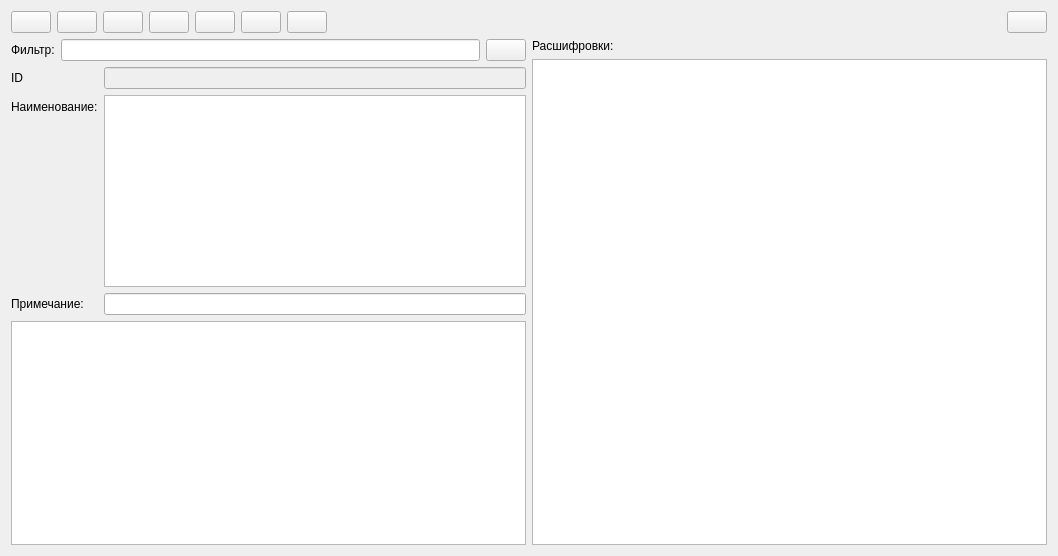
<?xml version="1.0" encoding="UTF-8"?>
<ui version="4.0">
 <class>FormCounterparties</class>
 <widget class="QWidget" name="FormCounterparties">
  <property name="geometry">
   <rect>
    <x>0</x>
    <y>0</y>
    <width>1058</width>
    <height>556</height>
   </rect>
  </property>
  <property name="windowTitle">
   <string>Form</string>
  </property>
  <layout class="QVBoxLayout" name="verticalLayout_3">
   <item>
    <layout class="QHBoxLayout" name="horizontalLayout_5">
     <item>
      <layout class="QHBoxLayout" name="horizontalLayout_2">
       <item>
        <widget class="QPushButton" name="pushButton_first">
         <property name="text">
          <string/>
         </property>
         <property name="icon">
          <iconset resource="pix.qrc">
           <normaloff>:/pix/bb.png</normaloff>:/pix/bb.png</iconset>
         </property>
        </widget>
       </item>
       <item>
        <widget class="QPushButton" name="pushButton_prev">
         <property name="text">
          <string/>
         </property>
         <property name="icon">
          <iconset resource="pix.qrc">
           <normaloff>:/pix/b.png</normaloff>:/pix/b.png</iconset>
         </property>
        </widget>
       </item>
       <item>
        <widget class="QPushButton" name="pushButton_next">
         <property name="text">
          <string/>
         </property>
         <property name="icon">
          <iconset resource="pix.qrc">
           <normaloff>:/pix/f.png</normaloff>:/pix/f.png</iconset>
         </property>
        </widget>
       </item>
       <item>
        <widget class="QPushButton" name="pushButton_last">
         <property name="text">
          <string/>
         </property>
         <property name="icon">
          <iconset resource="pix.qrc">
           <normaloff>:/pix/ff.png</normaloff>:/pix/ff.png</iconset>
         </property>
        </widget>
       </item>
       <item>
        <widget class="QPushButton" name="pushButton_refr">
         <property name="text">
          <string/>
         </property>
         <property name="icon">
          <iconset resource="pix.qrc">
           <normaloff>:/pix/reload.png</normaloff>:/pix/reload.png</iconset>
         </property>
        </widget>
       </item>
       <item>
        <widget class="QPushButton" name="pushButton_add">
         <property name="text">
          <string/>
         </property>
         <property name="icon">
          <iconset resource="pix.qrc">
           <normaloff>:/pix/add.png</normaloff>:/pix/add.png</iconset>
         </property>
        </widget>
       </item>
       <item>
        <widget class="QPushButton" name="pushButton_del">
         <property name="text">
          <string/>
         </property>
         <property name="icon">
          <iconset resource="pix.qrc">
           <normaloff>:/pix/del.png</normaloff>:/pix/del.png</iconset>
         </property>
        </widget>
       </item>
      </layout>
     </item>
     <item>
      <spacer name="horizontalSpacer">
       <property name="orientation">
        <enum>Qt::Horizontal</enum>
       </property>
       <property name="sizeType">
        <enum>QSizePolicy::Expanding</enum>
       </property>
       <property name="sizeHint" stdset="0">
        <size>
         <width>40</width>
         <height>20</height>
        </size>
       </property>
      </spacer>
     </item>
     <item>
      <widget class="QPushButton" name="pushButton_close">
       <property name="sizePolicy">
        <sizepolicy hsizetype="Minimum" vsizetype="Minimum">
         <horstretch>0</horstretch>
         <verstretch>0</verstretch>
        </sizepolicy>
       </property>
       <property name="text">
        <string/>
       </property>
       <property name="icon">
        <iconset resource="pix.qrc">
         <normaloff>:/pix/exit.png</normaloff>:/pix/exit.png</iconset>
       </property>
       <property name="iconSize">
        <size>
         <width>32</width>
         <height>32</height>
        </size>
       </property>
      </widget>
     </item>
    </layout>
   </item>
   <item>
    <layout class="QHBoxLayout" name="horizontalLayout_3">
     <item>
      <layout class="QVBoxLayout" name="verticalLayout_2">
       <item>
        <layout class="QHBoxLayout" name="horizontalLayout">
         <item>
          <widget class="QLabel" name="label">
           <property name="text">
            <string>Фильтр:</string>
           </property>
          </widget>
         </item>
         <item>
          <widget class="QLineEdit" name="lineEdit_flt_all">
           <property name="toolTip">
            <string>Фильтр по назначению, сумме, примечанию, дате</string>
           </property>
          </widget>
         </item>
         <item>
          <widget class="QPushButton" name="pushButton_flt_clr">
           <property name="toolTip">
            <string>Сбросить фильтр</string>
           </property>
           <property name="text">
            <string/>
           </property>
           <property name="icon">
            <iconset resource="pix.qrc">
             <normaloff>:/pix/clear.png</normaloff>:/pix/clear.png</iconset>
           </property>
          </widget>
         </item>
        </layout>
       </item>
       <item>
        <layout class="QFormLayout" name="formLayout">
         <item row="0" column="0">
          <widget class="QLabel" name="label_2">
           <property name="text">
            <string>ID</string>
           </property>
          </widget>
         </item>
         <item row="0" column="1">
          <widget class="QLineEdit" name="lineEdit_id">
           <property name="enabled">
            <bool>false</bool>
           </property>
          </widget>
         </item>
         <item row="1" column="0">
          <widget class="QLabel" name="label_3">
           <property name="text">
            <string>Наименование:</string>
           </property>
          </widget>
         </item>
         <item row="1" column="1">
          <widget class="QPlainTextEdit" name="plainTextEdit_counterparty">
           <property name="sizePolicy">
            <sizepolicy hsizetype="Expanding" vsizetype="Preferred">
             <horstretch>0</horstretch>
             <verstretch>0</verstretch>
            </sizepolicy>
           </property>
          </widget>
         </item>
         <item row="2" column="0">
          <widget class="QLabel" name="label_4">
           <property name="text">
            <string>Примечание:</string>
           </property>
          </widget>
         </item>
         <item row="2" column="1">
          <widget class="QLineEdit" name="lineEdit_note"/>
         </item>
        </layout>
       </item>
       <item>
        <widget class="QTableView" name="tableView_counterparties"/>
       </item>
      </layout>
     </item>
     <item>
      <layout class="QVBoxLayout" name="verticalLayout">
       <item>
        <widget class="QLabel" name="label_5">
         <property name="text">
          <string>Расшифровки:</string>
         </property>
        </widget>
       </item>
       <item>
        <widget class="QTableView" name="tableView_decryption">
         <property name="showGrid">
          <bool>true</bool>
         </property>
         <property name="sortingEnabled">
          <bool>false</bool>
         </property>
        </widget>
       </item>
      </layout>
     </item>
    </layout>
   </item>
  </layout>
 </widget>
 <resources>
  <include location="pix.qrc"/>
 </resources>
 <connections/>
</ui>
